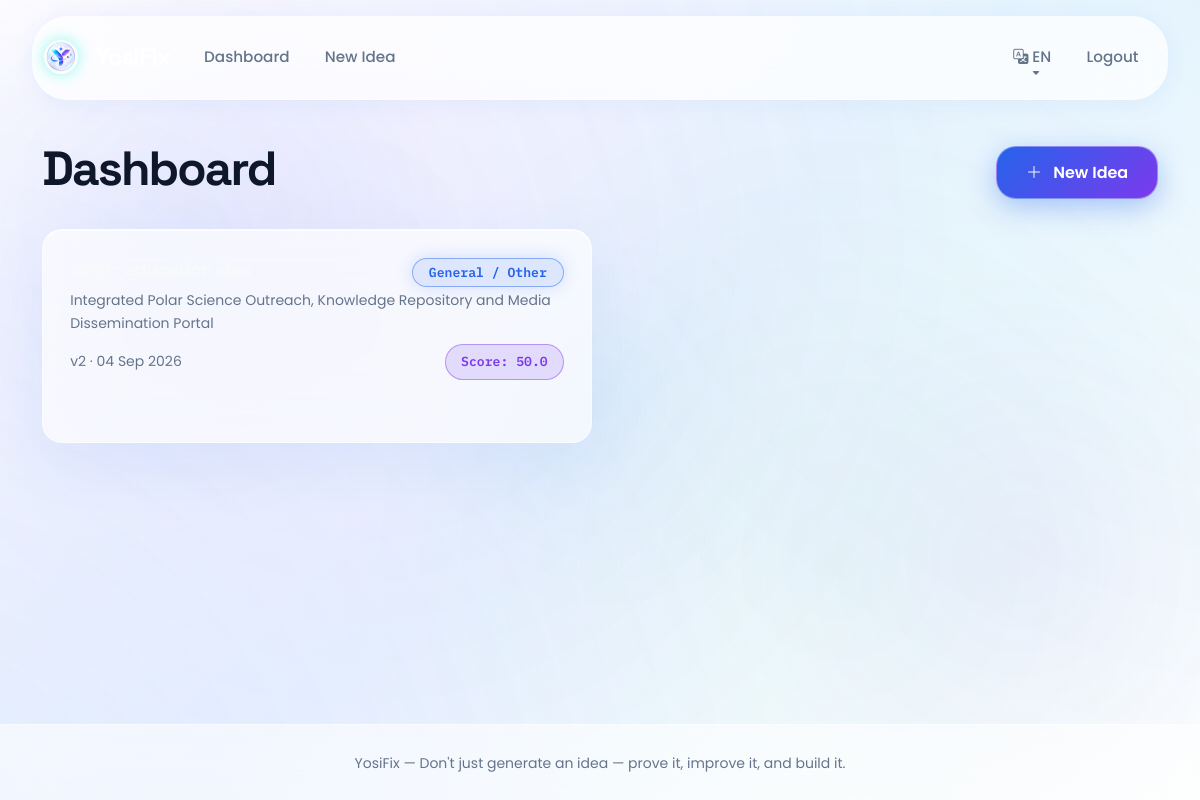
The app's page /dashboard (signed in) with its own data.
### models.py (models this page shows)
class Idea(db.Model):
    __tablename__ = "ideas"
    id = db.Column(db.Integer, primary_key=True)
    user_id = db.Column(db.Integer, db.ForeignKey("users.id"), nullable=False)
    title = db.Column(db.String(200), nullable=False)
    raw_text = db.Column(db.Text, nullable=False)
    language = db.Column(db.String(5), default="en")
    domain = db.Column(db.String(80))
    domain_confidence = db.Column(db.Float, default=0.0)
    innovation_score = db.Column(db.Float, default=0.0)
    current_version = db.Column(db.Integer, default=1)
    created_at = db.Column(db.DateTime, default=utcnow)
    updated_at = db.Column(db.DateTime, default=utcnow, onupdate=utcnow)
    versions = db.relationship("IdeaVersion", backref="idea", lazy=True,
                                cascade="all, delete-orphan", order_by="IdeaVersion.version_num")
    analysis = db.relationship("AnalysisResult", backref="idea", lazy=True,
                                cascade="all, delete-orphan", uselist=False)
    prompts = db.relationship("PromptRecord", backref="idea", lazy=True,
                               cascade="all, delete-orphan")

### routes/main.py (the view)
@bp.route("/dashboard")
@login_required
def dashboard():
    ideas = Idea.query.filter_by(user_id=current_user.id).order_by(Idea.created_at.desc()).all()
    return render_template("dashboard.html", ideas=ideas, lang=current_lang(), t=t)

### app.py (called while the page is built)
def create_app(config_class=Config):
    app = Flask(__name__)
    app.config.from_object(config_class)
    try:
        instance_dir = os.path.join(app.root_path, "instance")
        os.makedirs(instance_dir, exist_ok=True)
    except Exception:
        pass
    db.init_app(app)
    login_manager.init_app(app)
    from models import User
    @login_manager.user_loader
    def load_user(user_id):
        return db.session.get(User, int(user_id))
    from routes.main import bp as main_bp
    from routes.auth import bp as auth_bp
    from routes.idea import bp as idea_bp
    app.register_blueprint(main_bp)
    app.register_blueprint(auth_bp)
    app.register_blueprint(idea_bp)
    @app.context_processor
    def inject_globals():
        return {"app_name": "YosiFix", "lang": session.get("lang", "en"), "t": translate}
    with app.app_context():
        db.create_all()
    return app

### modules/i18n.py (called while the page is built)
def t(key, lang="en"):
    lang = lang if lang in TRANSLATIONS else "en"
    return TRANSLATIONS[lang].get(key, TRANSLATIONS["en"].get(key, key))

### routes/main.py (called while the page is built)
def current_lang():
    return session.get("lang", "en")

### templates/dashboard.html (shortened to what this page needs)
{% extends "base.html" %}
{% block content %}
<div class="d-flex justify-content-between align-items-center mb-4">
  <h2>{{ t('nav_dashboard', lang) }}</h2>
  <a href="{{ url_for('idea.new') }}" class="btn btn-brand"><i class="bi bi-plus-lg"></i> {{ t('nav_new_idea', lang) }}</a>
</div>
{% if not ideas %}
<div class="glass-card text-center py-5">
  <i class="bi bi-lightbulb fs-1 text-warning"></i>
  <p class="mt-3 mb-4">{{ t('empty_dashboard', lang) }}</p>
  <a href="{{ url_for('idea.new') }}" class="btn btn-brand">{{ t('nav_new_idea', lang) }}</a>
</div>
{% else %}
<div class="row g-3">
  {% for idea in ideas %}
  <div class="col-md-6">
    <a href="{{ url_for('idea.result', idea_id=idea.id) }}" class="text-decoration-none">
      <div class="glass-card idea-list-item h-100">
        <div class="d-flex justify-content-between align-items-start">
          <h5 class="text-light mb-2">{{ idea.title }}</h5>
          {% if idea.domain %}<span class="badge badge-domain">{{ idea.domain }}</span>{% endif %}
        </div>
        <p class="text-muted-custom small mb-2">{{ idea.raw_text[:120] }}{% if idea.raw_text|length > 120 %}...{% endif %}</p>
        <div class="d-flex justify-content-between align-items-center">
          <small class="text-muted-custom">v{{ idea.current_version }} &middot; {{ idea.created_at.strftime('%d %b %Y') }}</small>
          {% if idea.innovation_score %}
          <span class="similarity-pill">Score: {{ idea.innovation_score }}</span>
          {% endif %}
        </div>
      </div>
    </a>
  </div>
  {% endfor %}
</div>
{% endif %}
{% endblock %}

### records on screen
Idea: domain "General / Other", raw_text "Integrated Polar Science Outreach, Knowledge Repository and Media Dissemination Portal", current_version "2", created_at "04 Sep 2026", innovation_score "50.0"

### other values on screen
{{ t('nav_dashboard', lang) }} "Dashboard"
{{ t('nav_new_idea', lang) }} "New Idea"
{{ lang|upper }} "EN"
{{ t('nav_logout', lang) }} "Logout"
{{ t('tagline', lang) }} "Don't just generate an idea — prove it, improve it, and build it."
